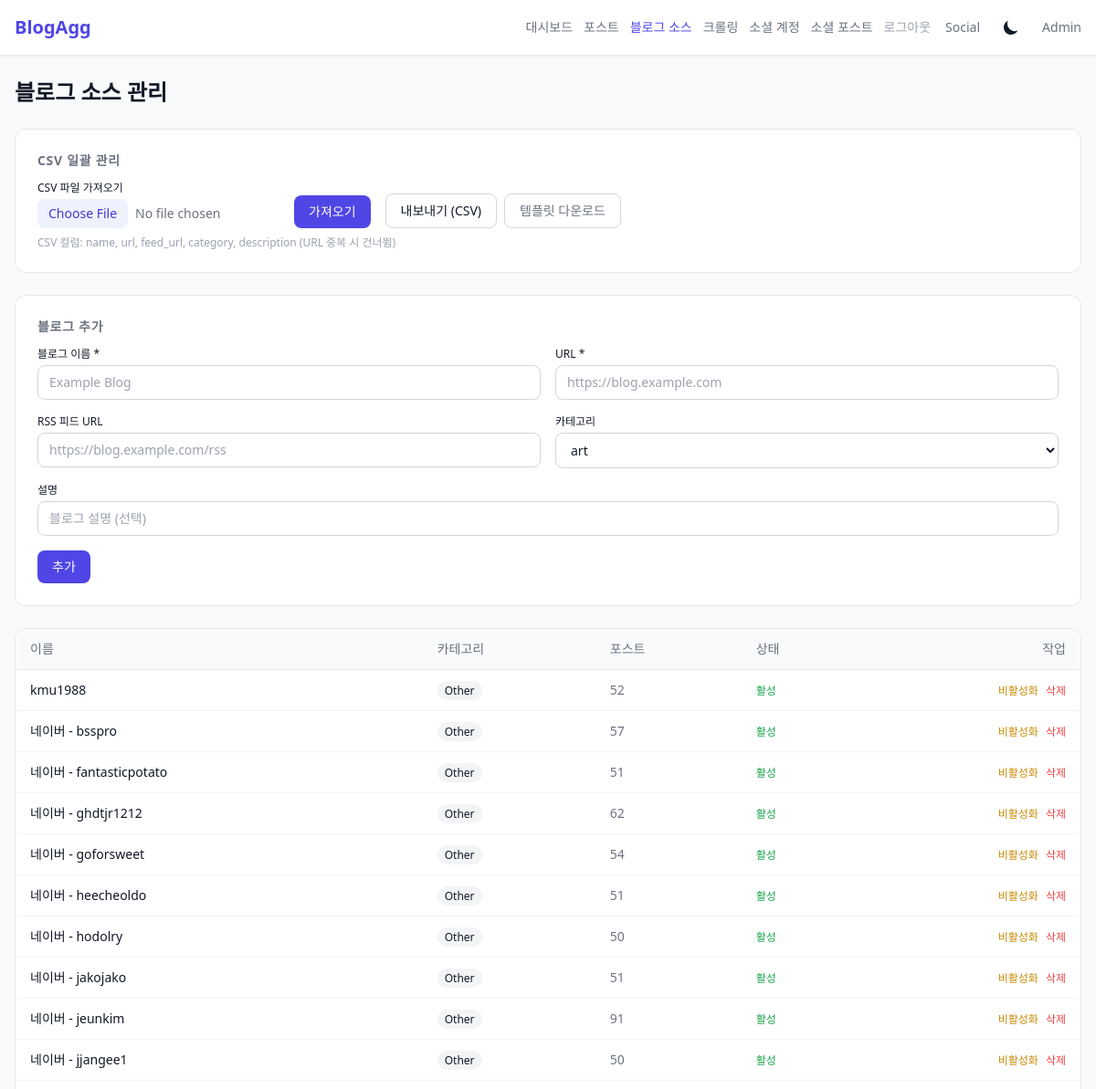
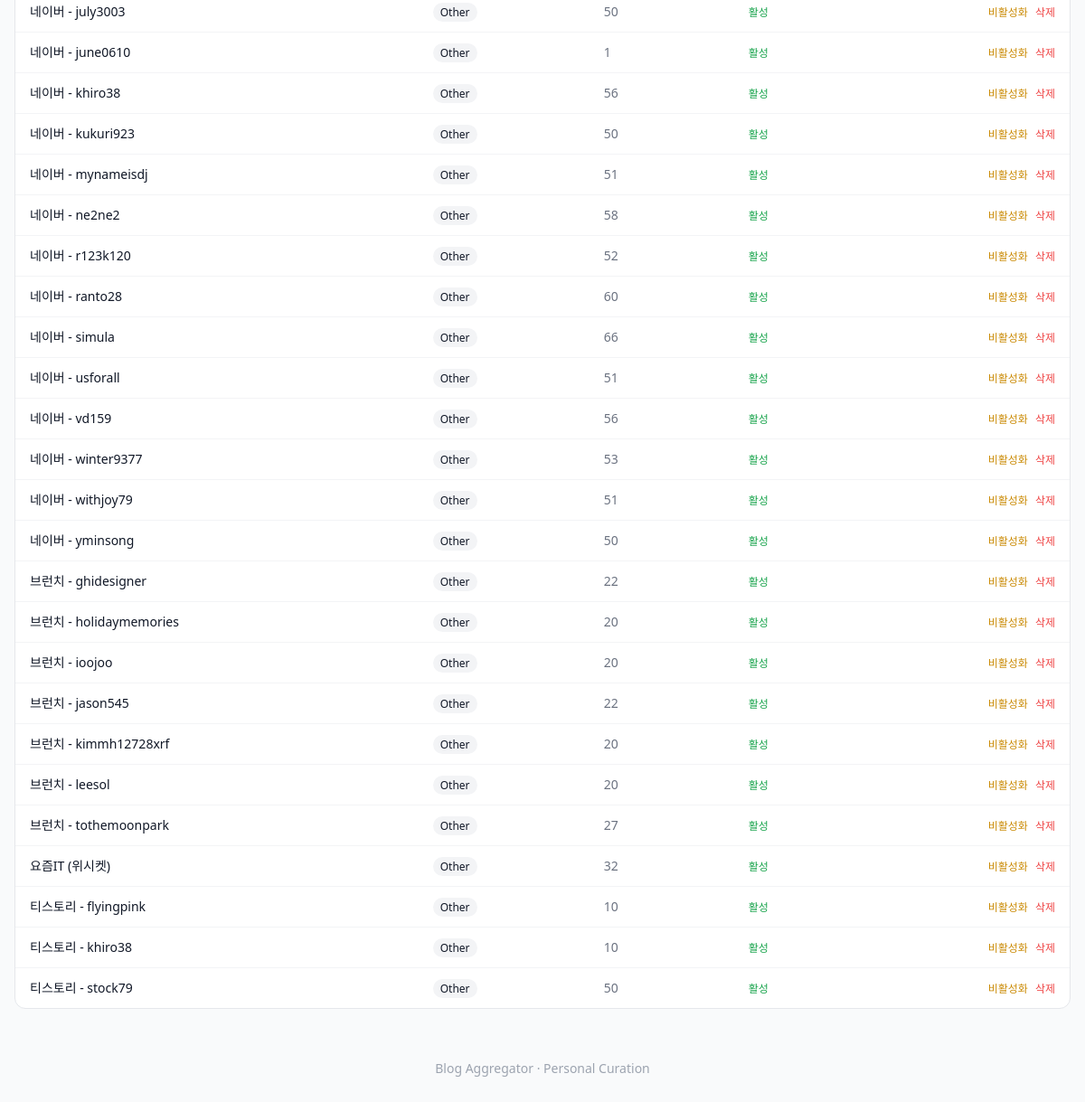
/admin/blogs (signed in), run on the app's committed database (2 pictures, top to bottom).
### tables this page shows
CREATE TABLE blogs (
            id INTEGER PRIMARY KEY AUTOINCREMENT,
            name TEXT NOT NULL,
            url TEXT NOT NULL,
            feed_url TEXT,
            category TEXT,
            active INTEGER DEFAULT 1,
            description TEXT,
            created_at DATETIME DEFAULT CURRENT_TIMESTAMP
        , last_crawled_at TEXT, crawl_error TEXT);

### src/api/admin.py (the view)
@router.get("/blogs")
@require_auth
async def blog_list(request: Request):
    repo = request.app.state.repo
    templates = request.app.state.templates
    blogs = repo.get_all_blogs()
    post_counts = repo.get_blog_post_counts()
    for blog in blogs:
        blog["post_count"] = post_counts.get(blog["id"], 0)
    categories = request.app.state.config.get("categories", [])
    return templates.TemplateResponse("admin/blogs.html", {
        "request": request,
        "blogs": blogs,
        "categories": categories,
    })

### templates/admin/blogs.html (shortened to what this page needs)
{% extends "base.html" %}
{% block nav_extra %}
<div class="flex items-center gap-3 text-sm">
    <a href="/admin/" class="text-gray-500 hover:text-gray-700 dark:text-gray-400 dark:hover:text-gray-200">대시보드</a>
    <a href="/admin/posts" class="text-gray-500 hover:text-gray-700 dark:text-gray-400 dark:hover:text-gray-200">포스트</a>
    <a href="/admin/blogs" class="text-indigo-600 dark:text-indigo-400 font-medium">블로그 소스</a>
    <a href="/admin/crawl" class="text-gray-500 hover:text-gray-700 dark:text-gray-400 dark:hover:text-gray-200">크롤링</a>
    <a href="/admin/social-accounts" class="text-gray-500 hover:text-gray-700 dark:text-gray-400 dark:hover:text-gray-200">소셜 계정</a>
    <a href="/admin/social" class="text-gray-500 hover:text-gray-700 dark:text-gray-400 dark:hover:text-gray-200">소셜 포스트</a>
    <a href="/admin/logout" class="text-gray-400 hover:text-red-500">로그아웃</a>
</div>
{% endblock %}
{% block content %}
<h1 class="text-2xl font-bold mb-6">블로그 소스 관리</h1>
<div class="bg-white dark:bg-gray-800 rounded-xl p-6 border border-gray-200 dark:border-gray-700 mb-6">
    <h2 class="text-sm font-semibold text-gray-500 dark:text-gray-400 uppercase tracking-wider mb-3">CSV 일괄 관리</h2>
    <div class="flex flex-wrap items-end gap-4">
        <form method="post" action="/admin/blogs/import" enctype="multipart/form-data" class="flex items-end gap-2">
            <div>
                <label class="block text-xs font-medium mb-1">CSV 파일 가져오기</label>
                <input type="file" name="file" accept=".csv" required
                       class="text-sm text-gray-500 file:mr-2 file:py-1.5 file:px-3 file:rounded-lg file:border-0 file:text-sm file:bg-indigo-50 file:text-indigo-700 dark:file:bg-indigo-900 dark:file:text-indigo-300 hover:file:bg-indigo-100">
            </div>
            <button type="submit" class="px-4 py-2 bg-indigo-600 text-white text-sm rounded-lg hover:bg-indigo-700 whitespace-nowrap">가져오기</button>
        </form>
        <div class="flex gap-2">
            <a href="/admin/blogs/export" class="px-4 py-2 border border-gray-300 dark:border-gray-600 text-sm rounded-lg hover:bg-gray-50 dark:hover:bg-gray-700 whitespace-nowrap">내보내기 (CSV)</a>
            <a href="/admin/blogs/template" class="px-4 py-2 border border-gray-300 dark:border-gray-600 text-sm rounded-lg hover:bg-gray-50 dark:hover:bg-gray-700 text-gray-500 whitespace-nowrap">템플릿 다운로드</a>
        </div>
    </div>
    <p class="text-xs text-gray-400 mt-2">CSV 컬럼: name, url, feed_url, category, description (URL 중복 시 건너뜀)</p>
</div>
<div class="bg-white dark:bg-gray-800 rounded-xl p-6 border border-gray-200 dark:border-gray-700 mb-6">
    <h2 class="text-sm font-semibold text-gray-500 dark:text-gray-400 uppercase tracking-wider mb-3">블로그 추가</h2>
    <form method="post" action="/admin/blogs" class="grid grid-cols-1 sm:grid-cols-2 gap-4">
        <div>
            <label class="block text-xs font-medium mb-1">블로그 이름 *</label>
            <input type="text" name="name" required placeholder="Example Blog"
                   class="w-full px-3 py-2 text-sm rounded-lg border border-gray-300 dark:border-gray-600 bg-white dark:bg-gray-700 focus:outline-none focus:ring-2 focus:ring-indigo-500">
        </div>
        <div>
            <label class="block text-xs font-medium mb-1">URL *</label>
            <input type="url" name="url" required placeholder="https://blog.example.com"
                   class="w-full px-3 py-2 text-sm rounded-lg border border-gray-300 dark:border-gray-600 bg-white dark:bg-gray-700 focus:outline-none focus:ring-2 focus:ring-indigo-500">
        </div>
        <div>
            <label class="block text-xs font-medium mb-1">RSS 피드 URL</label>
            <input type="url" name="feed_url" placeholder="https://blog.example.com/rss"
                   class="w-full px-3 py-2 text-sm rounded-lg border border-gray-300 dark:border-gray-600 bg-white dark:bg-gray-700 focus:outline-none focus:ring-2 focus:ring-indigo-500">
        </div>
        <div>
            <label class="block text-xs font-medium mb-1">카테고리</label>
            <select name="category"
                    class="w-full px-3 py-2 text-sm rounded-lg border border-gray-300 dark:border-gray-600 bg-white dark:bg-gray-700 focus:outline-none focus:ring-2 focus:ring-indigo-500">
                {% for cat in categories %}
                <option value="{{ cat }}" class="capitalize">{{ cat }}</option>
                {% endfor %}
            </select>
        </div>
        <div class="sm:col-span-2">
            <label class="block text-xs font-medium mb-1">설명</label>
            <input type="text" name="description" placeholder="블로그 설명 (선택)"
                   class="w-full px-3 py-2 text-sm rounded-lg border border-gray-300 dark:border-gray-600 bg-white dark:bg-gray-700 focus:outline-none focus:ring-2 focus:ring-indigo-500">
        </div>
        <div class="sm:col-span-2">
            <button type="submit" class="px-4 py-2 bg-indigo-600 text-white text-sm rounded-lg hover:bg-indigo-700">추가</button>
        </div>
    </form>
</div>
{% if blogs %}
<div class="bg-white dark:bg-gray-800 rounded-xl border border-gray-200 dark:border-gray-700 overflow-hidden">
    <table class="w-full text-sm">
        <thead class="bg-gray-50 dark:bg-gray-750 border-b border-gray-200 dark:border-gray-700">
            <tr>
                <th class="text-left px-4 py-3 font-medium text-gray-500 dark:text-gray-400">이름</th>
                <th class="text-left px-4 py-3 font-medium text-gray-500 dark:text-gray-400 hidden sm:table-cell">카테고리</th>
                <th class="text-left px-4 py-3 font-medium text-gray-500 dark:text-gray-400 hidden md:table-cell">포스트</th>
                <th class="text-left px-4 py-3 font-medium text-gray-500 dark:text-gray-400 hidden md:table-cell">상태</th>
                <th class="text-right px-4 py-3 font-medium text-gray-500 dark:text-gray-400">작업</th>
            </tr>
        </thead>
        <tbody class="divide-y divide-gray-100 dark:divide-gray-700">
            {% for blog in blogs %}
            <tr class="hover:bg-gray-50 dark:hover:bg-gray-750">
                <td class="px-4 py-3">
                    <a href="{{ blog.url }}" target="_blank" class="hover:text-indigo-600 dark:hover:text-indigo-400">{{ blog.name }}</a>
                </td>
                <td class="px-4 py-3 hidden sm:table-cell">
                    <span class="px-2 py-0.5 text-xs rounded-full bg-gray-100 dark:bg-gray-700 capitalize">{{ blog.category or "-" }}</span>
                </td>
                <td class="px-4 py-3 hidden md:table-cell text-gray-500">{{ blog.post_count }}</td>
                <td class="px-4 py-3 hidden md:table-cell">
                    {% if blog.active %}
                    <span class="text-green-600 dark:text-green-400 text-xs">활성</span>
                    {% else %}
                    <span class="text-gray-400 text-xs">비활성</span>
                    {% endif %}
                </td>
                <td class="px-4 py-3 text-right">
                    <div class="flex items-center justify-end gap-2">
                        <form method="post" action="/admin/blogs/{{ blog.id }}/toggle">
                            <button type="submit" class="text-xs {% if blog.active %}text-yellow-600 hover:text-yellow-700{% else %}text-green-600 hover:text-green-700{% endif %}">
                                {% if blog.active %}비활성화{% else %}활성화{% endif %}
                            </button>
                        </form>
                        <form method="post" action="/admin/blogs/{{ blog.id }}/delete" onsubmit="return confirm('삭제하시겠습니까?')">
                            <button type="submit" class="text-red-500 hover:underline text-xs">삭제</button>
                        </form>
                    </div>
                </td>
            </tr>
            {% endfor %}
        </tbody>
    </table>
</div>
{% else %}
<div class="text-center py-12 text-gray-400">
    등록된 블로그가 없습니다. 위 폼에서 블로그를 추가하세요.
</div>
{% endif %}
{% endblock %}

### data on the page
blogs: name "kmu1988", category "Other", post_count "52", active "활성"
blogs: name "네이버 - bsspro", category "Other", post_count "57", active "활성"
blogs: name "네이버 - fantasticpotato", category "Other", post_count "51", active "활성"
blogs: name "네이버 - ghdtjr1212", category "Other", post_count "62", active "활성"
blogs: name "네이버 - goforsweet", category "Other", post_count "54", active "활성"
blogs: name "네이버 - heecheoldo", category "Other", post_count "51", active "활성"
blogs: name "네이버 - hodolry", category "Other", post_count "50", active "활성"
blogs: name "네이버 - jakojako", category "Other", post_count "51", active "활성"
blogs: name "네이버 - jeunkim", category "Other", post_count "91", active "활성"
blogs: name "네이버 - jjangee1", category "Other", post_count "50", active "활성"
blogs: name "네이버 - july3003", category "Other", post_count "50", active "활성"
blogs: name "네이버 - june0610", category "Other", post_count "1", shows "활성", shows "비활성화"
blogs: name "네이버 - khiro38", category "Other", post_count "56", active "활성"
blogs: name "네이버 - kukuri923", category "Other", post_count "50", active "활성"
blogs: name "네이버 - mynameisdj", category "Other", post_count "51", active "활성"
blogs: name "네이버 - ne2ne2", category "Other", post_count "58", active "활성"
blogs: name "네이버 - r123k120", category "Other", post_count "52", active "활성"
blogs: name "네이버 - ranto28", category "Other", post_count "60", active "활성"
blogs: name "네이버 - simula", category "Other", post_count "66", active "활성"
blogs: name "네이버 - usforall", category "Other", post_count "51", active "활성"
blogs: name "네이버 - vd159", category "Other", post_count "56", active "활성"
blogs: name "네이버 - winter9377", category "Other", post_count "53", active "활성"
blogs: name "네이버 - withjoy79", category "Other", post_count "51", active "활성"
blogs: name "네이버 - yminsong", category "Other", post_count "50", active "활성"
blogs: name "브런치 - ghidesigner", category "Other", post_count "22", active "활성"
blogs: name "브런치 - holidaymemories", category "Other", post_count "20", active "활성"
blogs: name "브런치 - ioojoo", category "Other", post_count "20", active "활성"
blogs: name "브런치 - jason545", category "Other", post_count "22", active "활성"
blogs: name "브런치 - kimmh12728xrf", category "Other", post_count "20", active "활성"
blogs: name "브런치 - leesol", category "Other", post_count "20", active "활성"
blogs: name "브런치 - tothemoonpark", category "Other", post_count "27", active "활성"
blogs: name "요즘IT (위시켓)", category "Other", post_count "32", active "활성"
blogs: name "티스토리 - flyingpink", category "Other", post_count "10", active "활성"
blogs: name "티스토리 - khiro38", category "Other", post_count "10", active "활성"
blogs: name "티스토리 - stock79", category "Other", post_count "50", active "활성"

### other printed values
form field category "art"
